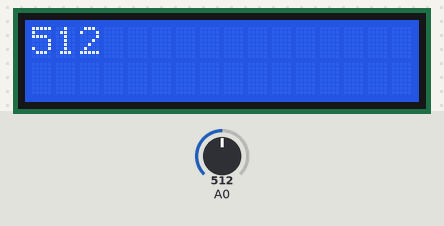
Bench run of a sketch on a simulated Arduino Uno, built with avr-gcc and run on an emulated ATmega328P. Shown: 16×2 character LCD. Inputs (shaded band) come from the test bench; at power-on: A0 = 512. What the sketch prints to the serial monitor is not drawn.

Above: at 1.2 s.
1.3 s: A0 set to 716
At 2.3 s:
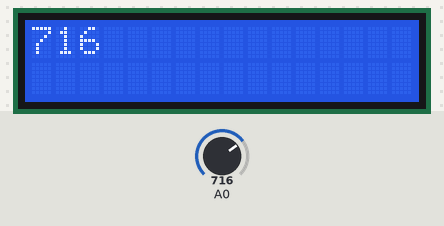
2.8 s: A0 set to 900
At 4.0 s:
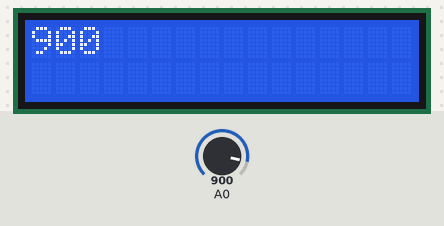
4.3 s: A0 set to 1023
At 4.6 s:
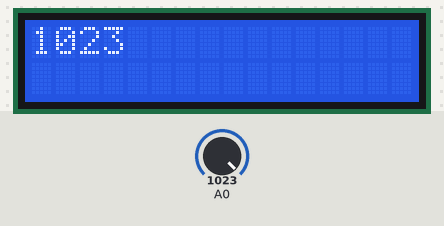
Timing chart, 0 to 7.3 s (numbered marks = the images above; inputs shaded):
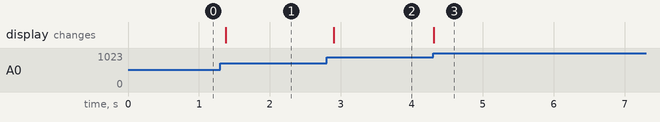

Measured:
- after the input at 1.3 s, the display: changes after 0.08 s (image 1)
- after the input at 2.8 s, the display: changes after 0.10 s (image 2)
- after the input at 4.3 s, the display: changes at once (image 3)

The sketch:

potentiometer-input-lcd-display.ino
```cpp
/*  LCD screen with the I2C backpack demo sketch
 *
 * This sketch shows you how to use the 16x2 LCD display
 * using the I2C backpack adaptor. This way, we can save a
 * lot of digital pins on the Arduino.
 *
 * This I2C LCD backpack contains the PCF8574 port-expander
 * IC. Beware that this sketch can work with backpacks that
 * contains this IC, but may not work with variations.
 *
 *
 * Components
 * ----------
 *  - Arduino Uno
 *  - An I2C to LCD backpack adaptor
 *  - jumper wires
 *  - Breadboard
 *
 *  Libraries
 *  ---------
 *  - LCD
 *  - LiquidCrystal_I2C
 *
 * Connections
 * -----------
 *  I2C backpack  |    Arduino Uno
 *  -----------------------------
 *      GND       |      GND
 *      Vcc       |      5V
 *      SDA       |      SDA or A4
 *      SCL       |      SCL or A5
 *
 *
 * Other information
 * -----------------
 *  For information on the LiquidCrystal library: https://github.com/marcoschwartz/LiquidCrystal_I2C
 *
 *  Created on November 18 2016 by Peter Dalmaris
 *
 */

#include <LiquidCrystal_I2C.h>

LiquidCrystal_I2C lcd(0x27,16,2);

int controlValue = 0;

void setup()
{
    lcd.init();
    lcd.backlight();
    Serial.begin(9600);
}
void loop()
{
    controlValue = analogRead(A0);
    Serial.println(controlValue);
    lcd.setCursor(0,0);
    lcd.print("    ");
    lcd.setCursor(0,0);
    lcd.print(controlValue);
    delay(100);
}
```
